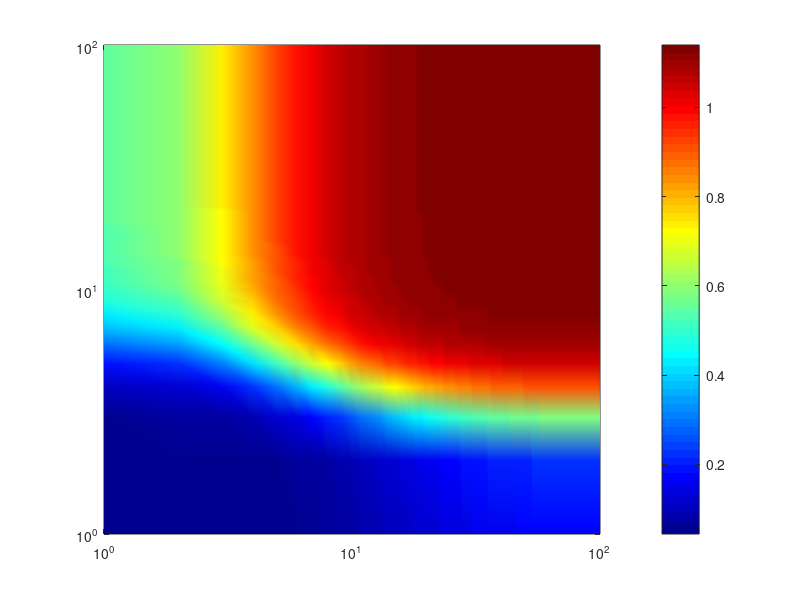

Source code (MATLAB): (Note: this script raises an error after producing the figure.)
m = 4;
n = 2;
k_iptg = 1.2;
k_camp = 1.8;
iptg = 0:100;
camp = 0:0.1:10;
V_1 = 3.5;
V_2 = 70;
V_3 = 170;
V_4 = 17;
V_5 = 540;
pa = zeros(length(iptg), length(camp));
for i=1:length(iptg)
  for c=1:length(camp)
    X = camp(c)/k_camp;
    A = (X^n)/(1+(X^n));
    Y = iptg(i)/k_iptg;
    R = 1/(1+(Y^m));
    f = V_1 * (1 + (V_2*A) + (V_3*R))/(1 + (V_4*A) + (V_5*R));
    pa(i, c) = log10(f);
  end
end


h = gca;
surf(pa);
colormap jet;
shading interp;
set(h, 'xscale', 'log', 'yscale', 'log');
axis([0 200 0 200 0 1.5]);
xlabel("[cAMP]");
ylabel("[IPTG]");
zlabel("Promoter Activity");
xticks([2 11 100]);
xticklabels({'0.1', '1', '10'});
yticks([2 11 100]);
yticklabels({'1', '10', '100'});

h = gca;
pcolor(pa);
colormap jet;
shading interp;
set(h, 'xscale', 'log', 'yscale', 'log');
colorbar('AxisLocation','out', 'Ticks', [0.05 0.2 0.4 0.6 0.8 1], 'TickLabels', {'0', '0.2', '0.4', '0.6', '0.8', '1'});
xticks([2 11 100]);
xticklabels({'0.1', '1', '10'});
yticks([2 11 100]);
yticklabels({'1', '10', '100'});
xlabel("[cAMP]");
ylabel("[IPTG]");
